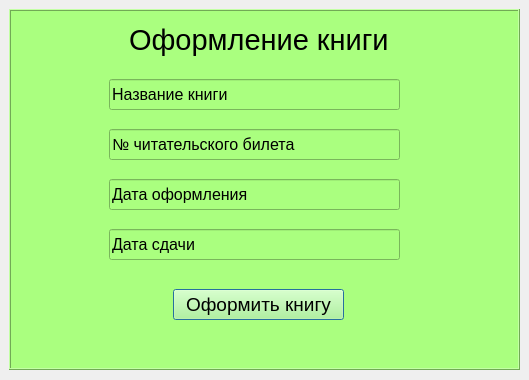
<?xml version="1.0" encoding="UTF-8"?>
<ui version="4.0">
 <class>Dialog</class>
 <widget class="QDialog" name="Dialog">
  <property name="geometry">
   <rect>
    <x>0</x>
    <y>0</y>
    <width>529</width>
    <height>380</height>
   </rect>
  </property>
  <property name="windowTitle">
   <string>Оформление книги</string>
  </property>
  <widget class="QFrame" name="frame">
   <property name="geometry">
    <rect>
     <x>9</x>
     <y>9</y>
     <width>511</width>
     <height>361</height>
    </rect>
   </property>
   <property name="styleSheet">
    <string notr="true">background-color:rgb(170, 255, 127)</string>
   </property>
   <property name="frameShape">
    <enum>QFrame::Box</enum>
   </property>
   <property name="frameShadow">
    <enum>QFrame::Raised</enum>
   </property>
   <widget class="QLabel" name="label">
    <property name="geometry">
     <rect>
      <x>120</x>
      <y>10</y>
      <width>261</width>
      <height>41</height>
     </rect>
    </property>
    <property name="font">
     <font>
      <pointsize>22</pointsize>
     </font>
    </property>
    <property name="text">
     <string>Оформление книги</string>
    </property>
   </widget>
   <widget class="QLineEdit" name="lineEdit">
    <property name="geometry">
     <rect>
      <x>100</x>
      <y>70</y>
      <width>291</width>
      <height>31</height>
     </rect>
    </property>
    <property name="font">
     <font>
      <pointsize>12</pointsize>
     </font>
    </property>
    <property name="text">
     <string>Название книги</string>
    </property>
   </widget>
   <widget class="QLineEdit" name="lineEdit_2">
    <property name="geometry">
     <rect>
      <x>100</x>
      <y>120</y>
      <width>291</width>
      <height>31</height>
     </rect>
    </property>
    <property name="font">
     <font>
      <pointsize>12</pointsize>
     </font>
    </property>
    <property name="text">
     <string>№ читательского билета</string>
    </property>
   </widget>
   <widget class="QLineEdit" name="lineEdit_3">
    <property name="geometry">
     <rect>
      <x>100</x>
      <y>170</y>
      <width>291</width>
      <height>31</height>
     </rect>
    </property>
    <property name="font">
     <font>
      <pointsize>12</pointsize>
     </font>
    </property>
    <property name="text">
     <string>Дата оформления</string>
    </property>
   </widget>
   <widget class="QLineEdit" name="lineEdit_4">
    <property name="geometry">
     <rect>
      <x>100</x>
      <y>220</y>
      <width>291</width>
      <height>31</height>
     </rect>
    </property>
    <property name="font">
     <font>
      <pointsize>12</pointsize>
     </font>
    </property>
    <property name="text">
     <string>Дата сдачи</string>
    </property>
   </widget>
   <widget class="QPushButton" name="pushButton">
    <property name="geometry">
     <rect>
      <x>164</x>
      <y>280</y>
      <width>171</width>
      <height>31</height>
     </rect>
    </property>
    <property name="font">
     <font>
      <pointsize>14</pointsize>
     </font>
    </property>
    <property name="text">
     <string>Оформить книгу</string>
    </property>
   </widget>
  </widget>
 </widget>
 <resources/>
 <connections/>
</ui>
